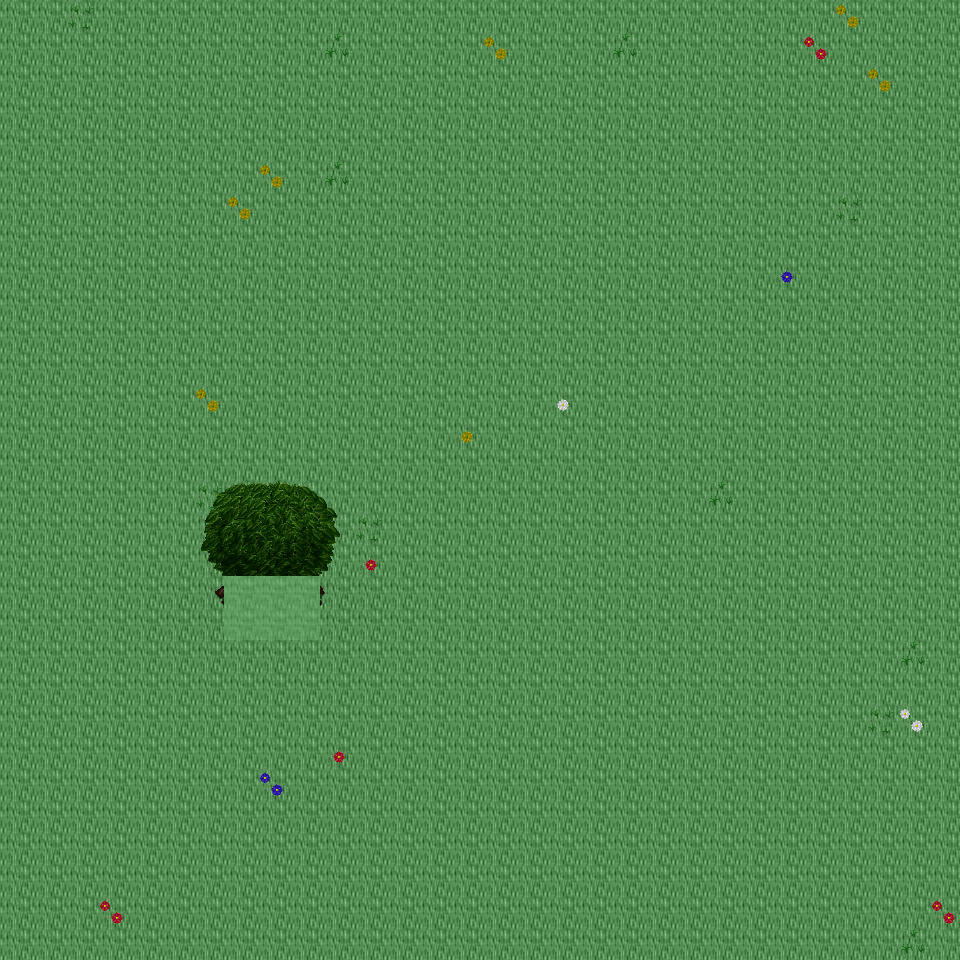

A 2D game scene composited from a Tiled map and its tileset images. What follows is a short description and the map's XML, with each tile layer's data collapsed to a summary:
An orthogonal 30x30 tile map with 32x32 px tiles, 6 tile layers (Ground, Object, Object2, Above, ...), 28 tilesets and 4 objects (4x mapExit).

<map version="1.0" orientation="orthogonal" renderorder="right-down" width="30" height="30" tilewidth="32" tileheight="32" nextobjectid="5">
  <tileset firstgid="1" name="tileset_ground_ground" tilewidth="32" tileheight="32" tilecount="33" columns="3">
    <image source="../drawable/tileset_ground_ground.png" width="96" height="352" />
  </tileset>
  <tileset firstgid="34" name="tileset_ground_water_pool" tilewidth="32" tileheight="32" tilecount="72" columns="3">
    <image source="../drawable/tileset_ground_water_pool.png" width="96" height="768" />
  </tileset>
  <tileset firstgid="106" name="tileset_plant_flower_daisy_red" tilewidth="32" tileheight="32" tilecount="8" columns="2">
    <image source="../drawable/tileset_plant_flower_daisy_red.png" width="64" height="128" />
  </tileset>
  <tileset firstgid="114" name="tileset_plant_flower_daisy_white" tilewidth="32" tileheight="32" tilecount="8" columns="2">
    <image source="../drawable/tileset_plant_flower_daisy_white.png" width="64" height="128" />
  </tileset>
  <tileset firstgid="122" name="tileset_plant_flower_daisy_yellow" tilewidth="32" tileheight="32" tilecount="8" columns="2">
    <image source="../drawable/tileset_plant_flower_daisy_yellow.png" width="64" height="128" />
  </tileset>
  <tileset firstgid="130" name="tileset_plant_flower_daisy_blue" tilewidth="32" tileheight="32" tilecount="8" columns="2">
    <image source="../drawable/tileset_plant_flower_daisy_blue.png" width="64" height="128" />
  </tileset>
  <tileset firstgid="138" name="tileset_plant_grasses" tilewidth="32" tileheight="32" tilecount="6" columns="3">
    <image source="../drawable/tileset_plant_grasses.png" width="96" height="64" />
  </tileset>
  <tileset firstgid="144" name="tileset_plant_tree_tree_darkgreen" tilewidth="32" tileheight="32" tilecount="88" columns="8">
    <image source="../drawable/tileset_plant_tree_tree_darkgreen.png" width="256" height="352" />
  </tileset>
  <tileset firstgid="232" name="tileset_ground_grass_edges" tilewidth="32" tileheight="32" tilecount="36" columns="12">
    <image source="../drawable/tileset_ground_grass_edges.png" width="384" height="96" />
  </tileset>
  <tileset firstgid="268" name="tileset_ground_grass_corners" tilewidth="32" tileheight="32" tilecount="24" columns="6">
    <image source="../drawable/tileset_ground_grass_corners.png" width="192" height="128" />
  </tileset>
  <tileset firstgid="292" name="tileset_furniture_table_long_side_on_pale" tilewidth="32" tileheight="32" tilecount="3" columns="3">
    <image source="../drawable/tileset_furniture_table_long_side_on_pale.png" width="96" height="32" />
  </tileset>
  <tileset firstgid="295" name="tileset_plant_stump_stump_brown" tilewidth="32" tileheight="32" tilecount="4" columns="2">
    <image source="../drawable/tileset_plant_stump_stump_brown.png" width="64" height="64" />
  </tileset>
  <tileset firstgid="299" name="tileset_item_sign_large" tilewidth="32" tileheight="32" tilecount="15" columns="5">
    <image source="../drawable/tileset_item_sign_large.png" width="160" height="96" />
  </tileset>
  <tileset firstgid="314" name="tileset_plant_stump_small_stump" tilewidth="32" tileheight="32" tilecount="4" columns="2">
    <image source="../drawable/tileset_plant_stump_small_stump.png" width="64" height="64" />
  </tileset>
  <tileset firstgid="318" name="tileset_building_wall_bricked_edges" tilewidth="32" tileheight="32" tilecount="25" columns="5">
    <image source="../drawable/tileset_building_wall_bricked_edges.png" width="160" height="160" />
  </tileset>
  <tileset firstgid="343" name="tileset_logic_creature_orc" tilewidth="32" tileheight="32" tilecount="6" columns="6">
    <image source="../drawable/tileset_logic_creature_orc.png" width="192" height="32" />
  </tileset>
  <tileset firstgid="349" name="tileset_logic_creature_animal" tilewidth="32" tileheight="32" tilecount="32" columns="8">
    <image source="../drawable/tileset_logic_creature_animal.png" width="256" height="128" />
  </tileset>
  <tileset firstgid="381" name="tileset_logic_item_resources" tilewidth="32" tileheight="32" tilecount="6" columns="6">
    <image source="../drawable/tileset_logic_item_resources.png" width="192" height="32" />
  </tileset>
  <tileset firstgid="387" name="tileset_logic_creature_golem" tilewidth="32" tileheight="32" tilecount="4" columns="4">
    <image source="../drawable/tileset_logic_creature_golem.png" width="128" height="32" />
  </tileset>
  <tileset firstgid="391" name="tileset_logic_collision" tilewidth="32" tileheight="32" tilecount="1" columns="1">
    <image source="../drawable/tileset_logic_collision.png" width="32" height="32" />
  </tileset>
  <tileset firstgid="392" name="tileset_object_boat" tilewidth="32" tileheight="32" tilecount="42" columns="6">
    <image source="../drawable/tileset_object_boat.png" width="192" height="224" />
  </tileset>
  <tileset firstgid="434" name="tileset_furniture_table_long_front_on_pale" tilewidth="32" tileheight="32" tilecount="3" columns="1">
    <image source="../drawable/tileset_furniture_table_long_front_on_pale.png" width="32" height="96" />
  </tileset>
  <tileset firstgid="437" name="tileset_ground_green_paving" tilewidth="32" tileheight="32" tilecount="18" columns="3">
    <image source="../drawable/tileset_ground_green_paving.png" width="96" height="192" />
  </tileset>
  <tileset firstgid="455" name="tileset_logic_protection" tilewidth="32" tileheight="32" tilecount="2" columns="2">
    <image source="../drawable/tileset_logic_protection.png" width="64" height="32" />
  </tileset>
  <tileset firstgid="457" name="tileset_furniture_bed_double_peach" tilewidth="32" tileheight="32" tilecount="8" columns="2">
    <image source="../drawable/tileset_furniture_bed_double_peach.png" width="64" height="128" />
  </tileset>
  <tileset firstgid="465" name="tileset_furniture_bed_double_red" tilewidth="32" tileheight="32" tilecount="8" columns="2">
    <image source="../drawable/tileset_furniture_bed_double_red.png" width="64" height="128" />
  </tileset>
  <tileset firstgid="473" name="tileset_logic_creature_undead_skeleton" tilewidth="32" tileheight="32" tilecount="6" columns="6">
    <image source="../drawable/tileset_logic_creature_undead_skeleton.png" width="192" height="32" />
  </tileset>
  <tileset firstgid="479" name="tileset_logic_creature_undead_specter" tilewidth="32" tileheight="32" tilecount="6" columns="6">
    <image source="../drawable/tileset_logic_creature_undead_specter.png" width="192" height="32" />
  </tileset>
  <layer name="Ground" width="30" height="30">
    <data>[900 cells, 900 non-empty, 1 distinct tile ids]</data>
  </layer>
  <layer name="Object" width="30" height="30">
    <data>[900 cells, 32 non-empty, 15 distinct tile ids]</data>
  </layer>
  <layer name="Object2" width="30" height="30">
    <data>[900 cells, 0 non-empty, 0 distinct tile ids]</data>
  </layer>
  <layer name="Above" width="30" height="30">
    <data>[900 cells, 18 non-empty, 18 distinct tile ids]</data>
  </layer>
  <layer name="Above2" width="30" height="30">
    <data>[900 cells, 0 non-empty, 0 distinct tile ids]</data>
  </layer>
  <layer name="Walkable" width="30" height="30">
    <data>[900 cells, 6 non-empty, 1 distinct tile ids]</data>
  </layer>
  <objectgroup name="MapEvents">
    <object id="1" name="north" type="mapExit" x="0" y="0" width="960" height="32">
      <properties>
        <property name="map" value="level_0_x206_y76" />
        <property name="x" value="0" />
        <property name="y" value="28" />
      </properties>
    </object>
    <object id="2" name="south" type="mapExit" x="0" y="928" width="960" height="32">
      <properties>
        <property name="map" value="level_0_x206_y78" />
        <property name="x" value="0" />
        <property name="y" value="1" />
      </properties>
    </object>
    </objectgroup>
</map>
<!-- 2 of 4 objects omitted -->
